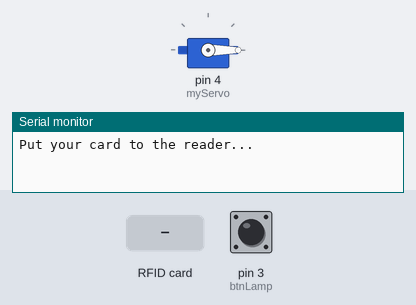
Simulated run of this sketch. Board: Arduino Uno, built with avr-gcc and run on an emulated ATmega328P. Shown: servo, the last lines printed to the serial monitor. The test bench sets the inputs (shaded band); at power-on: pin 3 (btnLamp) LOW.

Above: at 1.2 s.
1.3 s: pin 3 (btnLamp) pulled HIGH for 0.15 s
At 2.6 s:
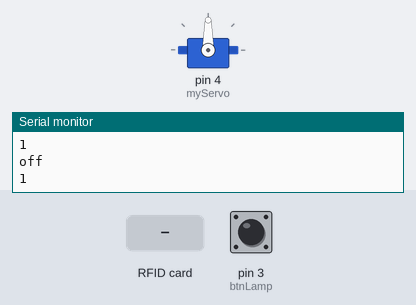
2.9 s: RFID card 73 D1 92 2E held to the reader
At 3.6 s:
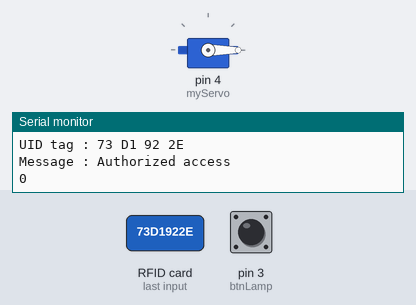
4.6 s: RFID card A6 0A 60 83 held to the reader
At 5.1 s:
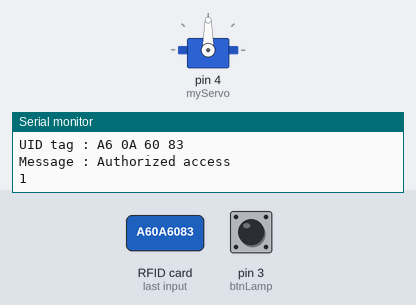
6.3 s: pin 3 (btnLamp) pulled HIGH for 1 s
At 7.1 s:
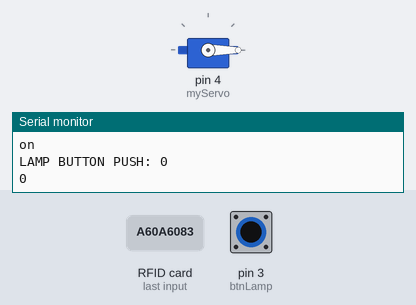
8.8 s: pin 3 (btnLamp) pulled HIGH for 3.2 s
At 10.3 s:
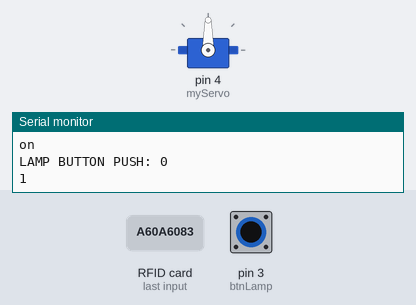
Timing chart, 0 to 11.8 s (numbered marks = the images above; inputs shaded):
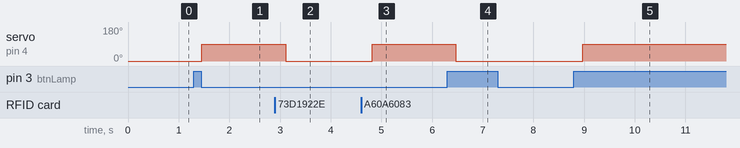

Measured:
- after the input at 1.3 s, servo on pin 4 (myServo): 0° → 90° after 0.15 s
- after the input at 2.9 s, servo on pin 4 (myServo): 90° → 0° after 0.21 s
- after the input at 4.6 s, servo on pin 4 (myServo): 0° → 90° after 0.22 s
- after the input at 6.3 s, servo on pin 4 (myServo): 90° → 0° after 0.17 s
- after the input at 8.8 s, servo on pin 4 (myServo): 0° → 90° after 0.17 s

The sketch:

RFID_doorlock.ino
```cpp
/*
coba-coba RFID doorlock system , no internet
*/
//RFID
#include <SPI.h>
#include <MFRC522.h>
#include <Servo.h>
#define SS_PIN 10
#define RST_PIN 9
#define  btnLamp 3
//servo nya pin 4
//#define inBtnLamp 3
int LampCounter = 0;
int LampState = 0;
int lastLampState = 0;
int data = 0;

//int LampCounterin = 0;
//int LampStatein = 0;
//int lastLampStatein = 1;
//int datain = 0;

MFRC522 mfrc522(SS_PIN, RST_PIN);   // Create MFRC522 instance.
Servo myServo; //define servo name`

void setup()
{
  Serial.begin(9600);   // Initiate a serial communication
  SPI.begin();      // Initiate  SPI bus
  mfrc522.PCD_Init();   // Initiate MFRC522
  myServo.attach(4); //servo pin
  myServo.write(0);
  Serial.println("Put your card to the reader...");
  Serial.println();
  pinMode(btnLamp, INPUT);
}
void loop()
{
  //LAMP BUTTON CONFIGURATION
//LampState = digitalRead(btnLamp);
LampState = digitalRead(btnLamp);
if (LampState != lastLampState) {
    if (LampState == HIGH) {
      data++;
      Serial.println("on");
      Serial.print("LAMP BUTTON PUSH: ");
      Serial.println(LampCounter);
    } else {
      Serial.println("off");
    }
    delay(50);

  lastLampState = LampState;
  if (data > 1){data=data-2;}
    if(data==1){
      Serial.println (data);
      delay(100);
      myServo.write(90);
      delay(500);}
   if(data == 0){
        Serial.println (data);
        delay(100);
        myServo.write(0);
        delay(500);}
}
//
//LampStatein = digitalRead(inBtnLamp);
//if (LampStatein != lastLampStatein) {
//    if (LampStatein == HIGH) {
//      data++;
//      Serial.println("on");
//      Serial.print("LAMP BUTTON PUSH: ");
//      Serial.println(LampCounterin);
//    } else {
//      Serial.println("off");
//    }
//    delay(50);
//
//  lastLampStatein = LampStatein;
//  if (data > 1){data=data-2;}
//    if(data==1){
//      Serial.println (data);
//      delay(100);
//      myServo.write(90);
//      delay(500);}
//   if(data == 0){
//        Serial.println (data);
//        delay(100);
//        myServo.write(0);
//        delay(500);}
//}

//  if (LampCounter % 2 == 0) {
//    digitalWrite(Relay1, LOW);
//    digitalWrite(Relay2, LOW);
//  } else {
//    digitalWrite(Relay1, HIGH);
//    digitalWrite(Relay2, HIGH);
//  }
  // Look for new cards
  if ( ! mfrc522.PICC_IsNewCardPresent())
  {
    return;
  }
  // Select one of the cards
  if ( ! mfrc522.PICC_ReadCardSerial())
  {
    return;
  }
  //Show UID on serial monitor
  Serial.print("UID tag :");
  String content= "";
  byte letter;
  for (byte i = 0; i < mfrc522.uid.size; i++)
  {
     Serial.print(mfrc522.uid.uidByte[i] < 0x10 ? " 0" : " ");
     Serial.print(mfrc522.uid.uidByte[i], HEX);
     content.concat(String(mfrc522.uid.uidByte[i] < 0x10 ? " 0" : " "));
     content.concat(String(mfrc522.uid.uidByte[i], HEX));
  }
  Serial.println();
  Serial.print("Message : ");
  content.toUpperCase();
  if (content.substring(1) == "73 D1 92 2E"||content.substring(1) == "A6 0A 60 83") //change here the UID of the card/cards that you want to give access
  {
    Serial.println("Authorized access");
   Serial.println();
    delay(100);
    data++;
    if (data > 1){data=data-2;}
    if(data==1){
      Serial.println (data);
      delay(100);
      myServo.write(90);
      delay(500);}
   if(data == 0){
        Serial.println (data);
        delay(100);
        myServo.write(0);
        delay(500);}
    }
 else   {
    Serial.println(" Access denied");
    delay(1000);

  }
}
```
